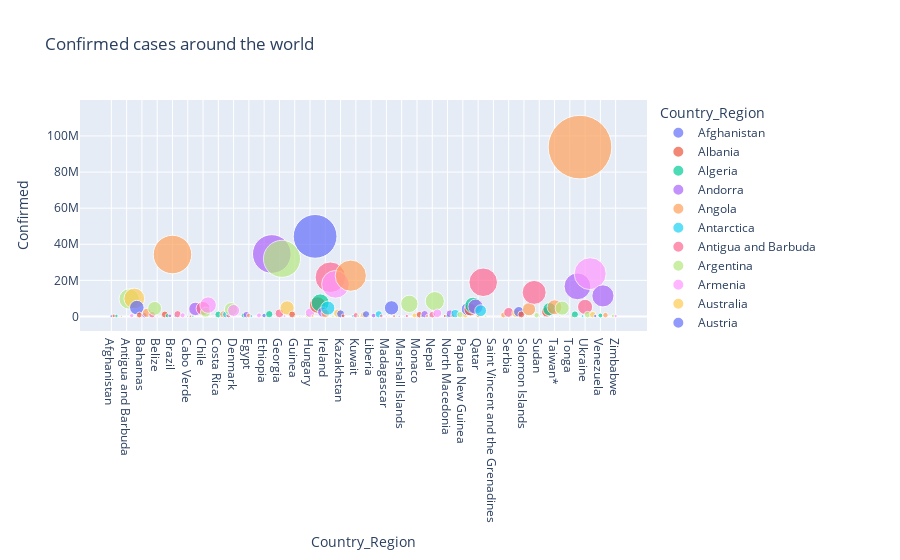

The notebook cell this image was saved under:
### Code cell
#create a scatter plot of countries affected by covid-19
fig1 = px.scatter(data, x="Country_Region", y="Confirmed",    
                 size= 'Confirmed',title="Confirmed cases around the world",
                 color="Country_Region", hover_name="Country_Region",
                 size_max = 45)

app.layout = html.Div([ #app.layout describes what the app looks like
    dcc.Graph( id='confirmed',figure=fig1)
                        ])

fig1.show()
